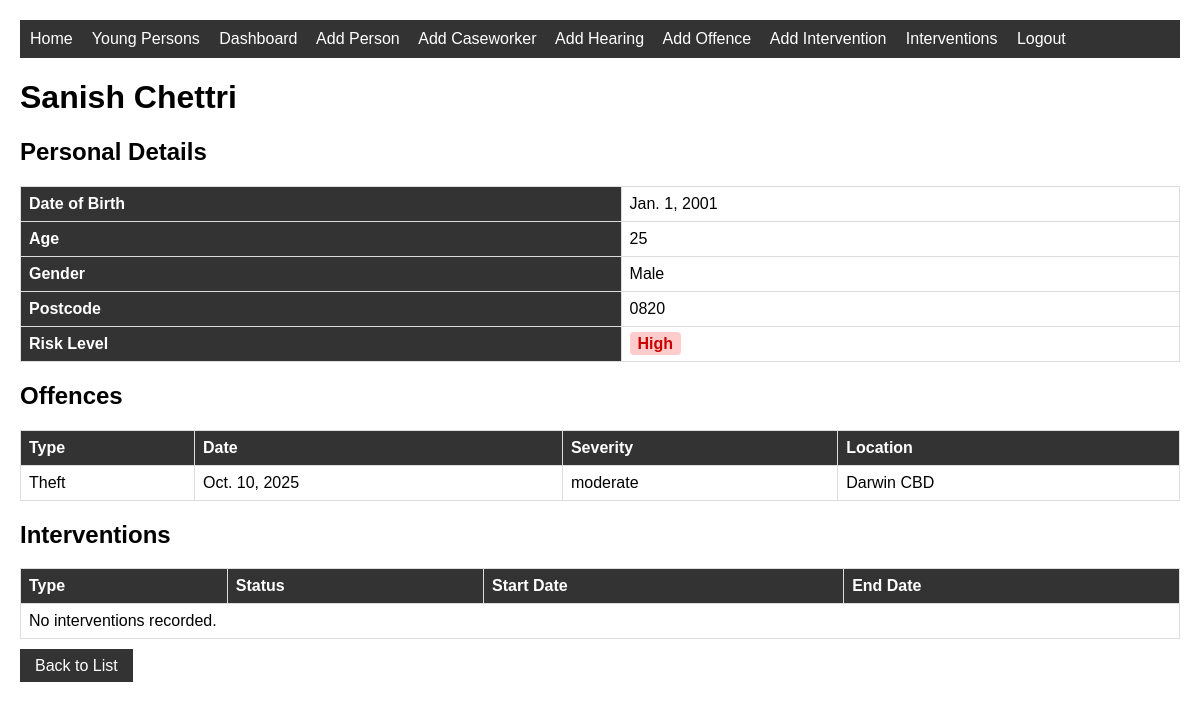
The page /youngperson/1/ (signed in) on the database its author committed.
### justice/models.py (models this page shows, shortened)
class YoungPerson(models.Model):
    RISK_CHOICES = [
        ('low', 'Low'),
        ('medium', 'Medium'),
        ('high', 'High'),
    ]
    first_name = models.CharField(max_length=100)
    last_name = models.CharField(max_length=100)
    date_of_birth = models.DateField()
    gender = models.CharField(max_length=20)
    postcode = models.CharField(max_length=10)
    risk_level = models.CharField(max_length=10, choices=RISK_CHOICES)
    objects = models.Manager()
    high_risk = HighRiskManager()
    caseworkers = models.ManyToManyField(CaseWorker, blank=True)
    @property
    def age(self):
        from datetime import date
        today = date.today()
        return today.year - self.date_of_birth.year

class Offence(models.Model):
    SEVERITY_CHOICES = [
        ('minor', 'Minor'),
        ('moderate', 'Moderate'),
        ('serious', 'Serious'),
    ]
    young_person = models.ForeignKey(
        YoungPerson, on_delete=models.CASCADE, related_name='offences')
    offence_type = models.CharField(max_length=100)
    date_of_offence = models.DateField()
    location = models.CharField(max_length=200)
    severity = models.CharField(max_length=10, choices=SEVERITY_CHOICES)
    description = models.TextField()

### justice/views.py (the view)
# urls.py: path('youngperson/<int:pk>/', views.YoungPersonDetailView.as_view(), name='youngperson-detail'),
class YoungPersonDetailView(LoginRequiredMixin, DetailView):
    model = YoungPerson
    template_name = 'justice/youngperson_detail.html'
    context_object_name = 'youngperson'
    def get_queryset(self):
        return YoungPerson.objects.prefetch_related(
            'offences', 'interventions', 'hearings'
        )

### justice/templates/justice/youngperson_detail.html
{% extends 'justice/base.html' %}
{% block content %}
<h1>{{ youngperson.first_name }} {{ youngperson.last_name }}</h1>
<h2>Personal Details</h2>
<table>
    <tr><th>Date of Birth</th><td>{{ youngperson.date_of_birth }}</td></tr>
    <tr><th>Age</th><td>{{ youngperson.age }}</td></tr>
    <tr><th>Gender</th><td>{{ youngperson.gender }}</td></tr>
    <tr><th>Postcode</th><td>{{ youngperson.postcode }}</td></tr>
    <tr>
    <th>Risk Level</th>
    <td>
        {% if youngperson.risk_level == 'high' %}
            <span style="background:#ffcccc; color:#cc0000; padding:3px 8px; border-radius:4px; font-weight:bold;">High</span>
        {% elif youngperson.risk_level == 'medium' %}
            <span style="background:#fff3cd; color:#856404; padding:3px 8px; border-radius:4px; font-weight:bold;">Medium</span>
        {% else %}
            <span style="background:#d4edda; color:#155724; padding:3px 8px; border-radius:4px; font-weight:bold;">Low</span>
        {% endif %}
    </td>
    </tr>
</table>
<h2>Offences</h2>
<table>
    <tr>
        <th>Type</th>
        <th>Date</th>
        <th>Severity</th>
        <th>Location</th>
    </tr>
    {% for offence in youngperson.offences.all %}
    <tr>
        <td>{{ offence.offence_type }}</td>
        <td>{{ offence.date_of_offence }}</td>
        <td>{{ offence.severity }}</td>
        <td>{{ offence.location }}</td>
    </tr>
    {% empty %}
    <tr><td colspan="4">No offences recorded.</td></tr>
    {% endfor %}
</table>
<h2>Interventions</h2>
<table>
    <tr>
        <th>Type</th>
        <th>Status</th>
        <th>Start Date</th>
        <th>End Date</th>
    </tr>
    {% for intervention in youngperson.interventions.all %}
    <tr>
        <td>{{ intervention.intervention_type }}</td>
        <td>{{ intervention.status }}</td>
        <td>{{ intervention.start_date }}</td>
        <td>{{ intervention.end_date }}</td>
    </tr>
    {% empty %}
    <tr><td colspan="4">No interventions recorded.</td></tr>
    {% endfor %}
</table>
<br>
<a href="{% url 'justice:youngperson-list' %}" class="btn">Back to List</a>
{% endblock %}

### justice/templates/justice/base.html (style rules this page uses)
body { font-family: Arial, sans-serif; margin: 20px; }
table { width: 100%; border-collapse: collapse; }
th, td { border: 1px solid #ddd; padding: 8px; text-align: left; }
th { background-color: #333; color: white; }
.btn { padding: 8px 15px; background: #333; color: white; text-decoration: none; border: none; cursor: pointer; }

### rows shown on the page
YoungPerson: first_name "Sanish", last_name "Chettri", date_of_birth "Jan. 1, 2001", age "25", gender "Male", postcode "0820"
Offence: offence_type "Theft", date_of_offence "Oct. 10, 2025", severity "moderate", location "Darwin CBD"
